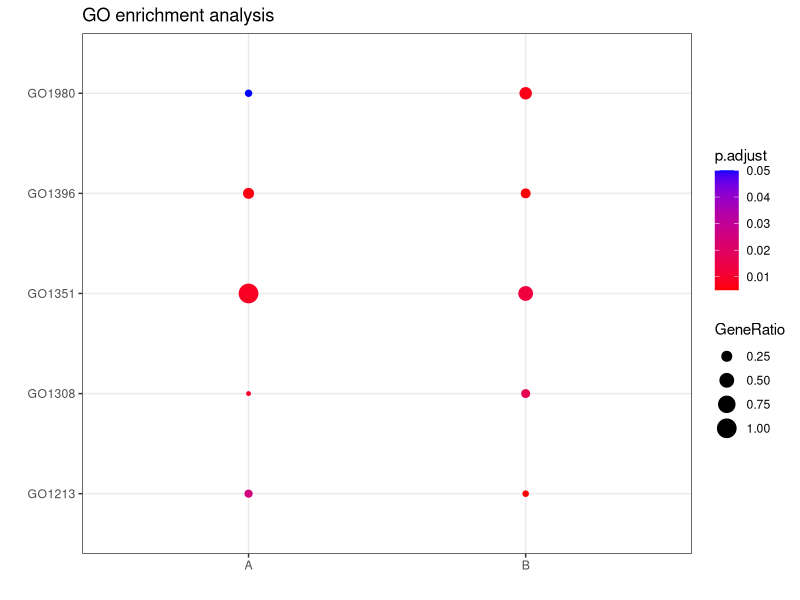

Reproduce this figure in R.
# import package
library("ggplot2")

# create fake data
set.seed(1024) # keep reproducibility
go <- paste0("GO", sample(1000:2000, 5))
data <- data.frame("GOs" = rep(go, 2), 
                   "Condition" = rep(c("A", "B"), each = 5),
                   "GeneRatio" = 1 / sample(10, 10), 
                   "p.adjust" = 0.05 / sample(10, 10))

# plot: dot plot
ggplot(data = data, aes(x = Condition, y = GOs, 
                        color = `p.adjust`, size = GeneRatio)) + 
  geom_point() +
  scale_color_gradient(low = "red", high = "blue") +
  theme_bw() + 
  ylab("") + 
  xlab("") + 
  ggtitle("GO enrichment analysis")

